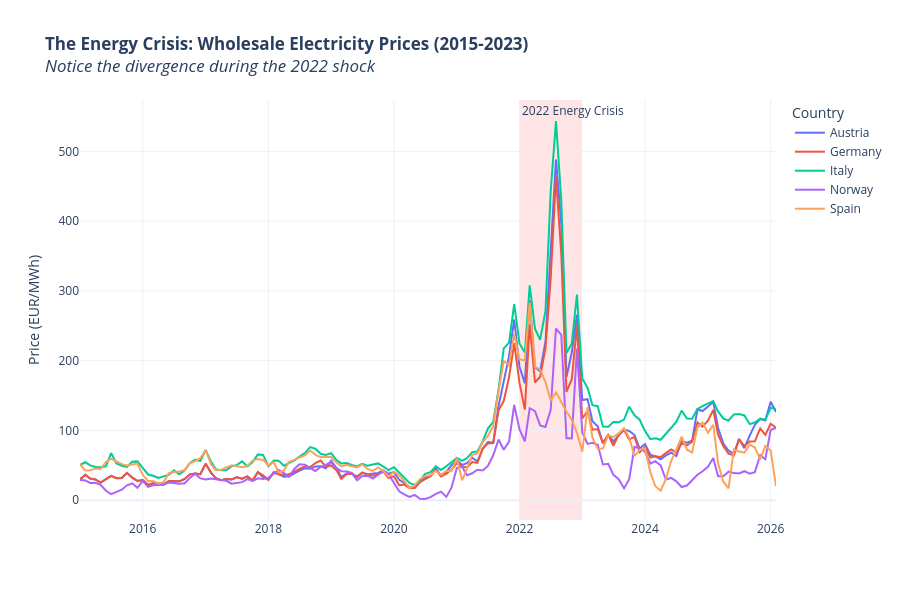

Here is the notebook cell this chart was saved with:
### Code cell
# --- 4.2 Create Interactive Line Chart ---
fig = px.line(
    df_prices_filtered, 
    x='Date', 
    y='Price (EUR/MWhe)', 
    color='Country',
    title='<b>The Energy Crisis: Wholesale Electricity Prices (2015-2023)</b><br><i>Notice the divergence during the 2022 shock</i>',
    template='plotly_white',
    height=600
)

# --- 4.3 Add Storytelling Elements ---
# Highlight the 2022 Crisis Year
fig.add_vrect(
    x0="2022-01-01", x1="2022-12-31", 
    fillcolor="red", opacity=0.1, 
    layer="below", line_width=0,
    annotation_text="2022 Energy Crisis", annotation_position="top left"
)

# Customize Layout
fig.update_layout(
    xaxis_title="",
    yaxis_title="Price (EUR/MWh)",
    legend_title_text="Country",
    hovermode="x unified" # Shows all country prices for that month in one tooltip
)

fig.show()

### Figure 1 — Plotly figure (JSON) as saved in the notebook; plotly's stock layout.template omitted (floating-point values rounded to 4 significant figures; data arrays with more than 128 entries replaced by an {"elided": "..."} marker saying what was removed)
{"data": [{"hovertemplate": "Country=Austria<br>Date=%{x}<br>Price (EUR/MWhe)=%{y}<extra></extra>", "legendgroup": "Austria", "line": {"color": "#636efa", "dash": "solid"}, "marker": {"symbol": "circle"}, "mode": "lines", "name": "Austria", "orientation": "v", "showlegend": true, "type": "scatter", "x": {"elided": "134 str values"}, "xaxis": "x", "y": {"elided": "134 float values"}, "yaxis": "y"}, {"hovertemplate": "Country=Germany<br>Date=%{x}<br>Price (EUR/MWhe)=%{y}<extra></extra>", "legendgroup": "Germany", "line": {"color": "#EF553B", "dash": "solid"}, "marker": {"symbol": "circle"}, "mode": "lines", "name": "Germany", "orientation": "v", "showlegend": true, "type": "scatter", "x": {"elided": "134 str values"}, "xaxis": "x", "y": {"elided": "134 float values"}, "yaxis": "y"}, {"hovertemplate": "Country=Italy<br>Date=%{x}<br>Price (EUR/MWhe)=%{y}<extra></extra>", "legendgroup": "Italy", "line": {"color": "#00cc96", "dash": "solid"}, "marker": {"symbol": "circle"}, "mode": "lines", "name": "Italy", "orientation": "v", "showlegend": true, "type": "scatter", "x": {"elided": "134 str values"}, "xaxis": "x", "y": {"elided": "134 float values"}, "yaxis": "y"}, {"hovertemplate": "Country=Norway<br>Date=%{x}<br>Price (EUR/MWhe)=%{y}<extra></extra>", "legendgroup": "Norway", "line": {"color": "#ab63fa", "dash": "solid"}, "marker": {"symbol": "circle"}, "mode": "lines", "name": "Norway", "orientation": "v", "showlegend": true, "type": "scatter", "x": {"elided": "134 str values"}, "xaxis": "x", "y": {"elided": "134 float values"}, "yaxis": "y"}, {"hovertemplate": "Country=Spain<br>Date=%{x}<br>Price (EUR/MWhe)=%{y}<extra></extra>", "legendgroup": "Spain", "line": {"color": "#FFA15A", "dash": "solid"}, "marker": {"symbol": "circle"}, "mode": "lines", "name": "Spain", "orientation": "v", "showlegend": true, "type": "scatter", "x": {"elided": "134 str values"}, "xaxis": "x", "y": {"elided": "134 float values"}, "yaxis": "y"}], "layout": {"annotations": [{"showarrow": false, "text": "2022 Energy Crisis", "x": "2022-01-01", "xanchor": "left", "xref": "x", "y": 1, "yanchor": "top", "yref": "y domain"}], "height": 600, "hovermode": "x unified", "legend": {"title": {"text": "Country"}, "tracegroupgap": 0}, "shapes": [{"fillcolor": "red", "layer": "below", "line": {"width": 0}, "opacity": 0.1, "type": "rect", "x0": "2022-01-01", "x1": "2022-12-31", "xref": "x", "y0": 0, "y1": 1, "yref": "y domain"}], "title": {"text": "<b>The Energy Crisis: Wholesale Electricity Prices (2015-2023)</b><br><i>Notice the divergence during the 2022 shock</i>"}, "xaxis": {"anchor": "y", "domain": [0, 1], "title": {"text": ""}}, "yaxis": {"anchor": "x", "domain": [0, 1], "title": {"text": "Price (EUR/MWh)"}}}}
